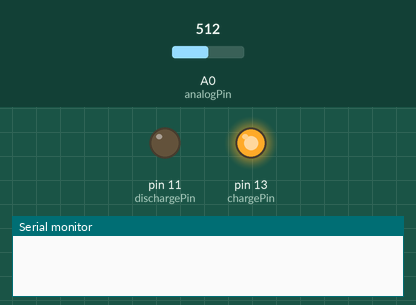
Bench run of a sketch on a simulated Arduino Uno, built with avr-gcc and run on an emulated ATmega328P. On the bench: output pins drawn as LEDs (lit = HIGH), the last lines printed to the serial monitor. The test bench sets the inputs (shaded band); at power-on: A0 (analogPin) = 512.

Above: at 1.2 s.
1.3 s: A0 (analogPin) set to 633
2.8 s: A0 (analogPin) set to 658
At 4.0 s:
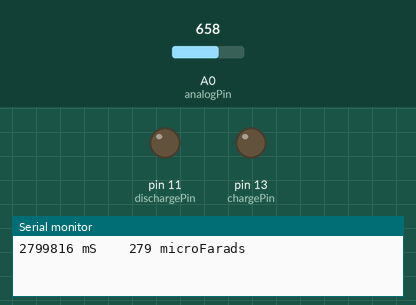
4.3 s: A0 (analogPin) set to 0
At 5.2 s:
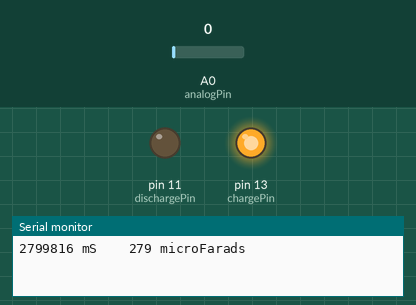
5.8 s: A0 (analogPin) set to 716
At 6.3 s:
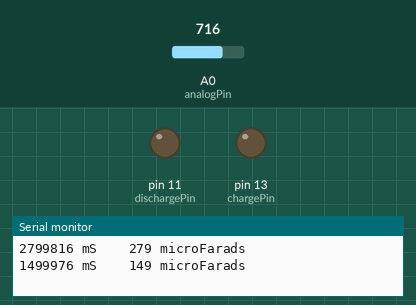
Timing chart, 0 to 8.3 s (numbered marks = the images above; inputs shaded):
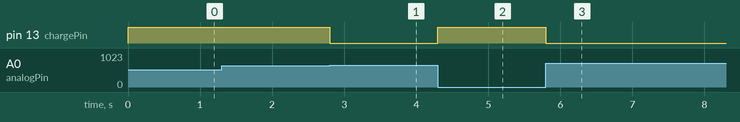

The sketch:

kondenzator.ino
```cpp
#define analogPin      0          // analog pin for measuring capacitor voltage
#define chargePin      13         // pin to charge the capacitor - connected to one end of the charging resistor
#define dischargePin   11         // pin to discharge the capacitor
#define resistorValue  10000.0F   // change this to whatever resistor value you are using

                                  // F formatter tells compiler it's a floating point value

unsigned long startTime;
unsigned long elapsedTime;
float microFarads;                // floating point variable to preserve precision, make calculations
float nanoFarads;

void setup(){

  pinMode(chargePin, OUTPUT);     // set chargePin to output

  digitalWrite(chargePin, LOW);

  Serial.begin(9600);             // initialize serial transmission for debugging
}

void loop(){

  digitalWrite(chargePin, HIGH);  // set chargePin HIGH and capacitor charging

  startTime = micros();

  while(analogRead(analogPin) < 648){       // 647 is 63.2% of 1023, which corresponds to full-scale voltage

  }

  elapsedTime= micros() - startTime;

 // convert milliseconds to seconds ( 10^-3 ) and Farads to microFarads ( 10^6 ),  net 10^3 (1000)

  microFarads = ((float)elapsedTime / resistorValue);

  Serial.print(elapsedTime);       // print the value to serial port

  Serial.print(" mS    ");         // print units and carriage return

  if (microFarads > 1){

    Serial.print((long)microFarads);       // print the value to serial port

    Serial.println(" microFarads");         // print units and carriage return

  }

  else

  {

    // if value is smaller than one microFarad, convert to nanoFarads (10^-9 Farad).

    // This is  a workaround because Serial.print will not print floats

    nanoFarads = microFarads * 1000.0;      // multiply by 1000 to convert to nanoFarads (10^-9 Farads)

    Serial.print((long)nanoFarads);         // print the value to serial port

    Serial.println(" nanoFarads");          // print units and carriage return

  }

  /* dicharge the capacitor  */

  digitalWrite(chargePin, LOW);             // set charge pin to  LOW

  pinMode(dischargePin, OUTPUT);            // set discharge pin to output

  digitalWrite(dischargePin, LOW);          // set discharge pin LOW

  while(analogRead(analogPin) > 0){         // wait until capacitor is completely discharged
	//Serial.println("discharge");
  }

  pinMode(dischargePin, INPUT);            // set discharge pin back to input
}
```

Measured:
- the behaviour switches between 647 and 648 on A0 (analogPin) (found by bisection; images 0 and 1)
- after the input at 1.3 s, every drawn part: stays the same
- after the input at 2.8 s, pin 13 (chargePin): HIGH → LOW at once
- after the input at 4.3 s, pin 13 (chargePin): LOW → HIGH at once
- after the input at 5.8 s, pin 13 (chargePin): HIGH → LOW at once
